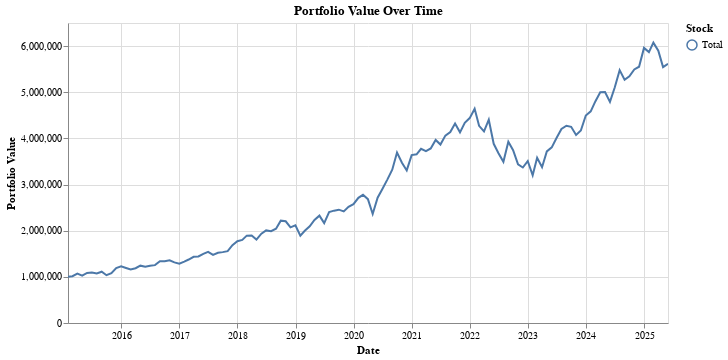
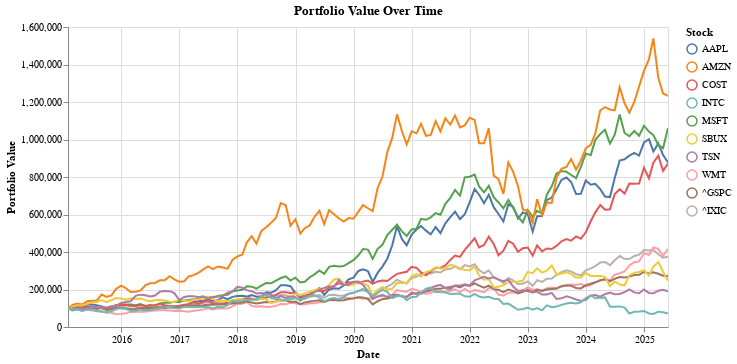

These figures' notebook cell, in order:
### Markdown cell above
The initial and ending values of the portfolio are printed for each stock and for the total amount.

The plots can show how your portfolio value evolved over time using your initial stock allocations. Feel free to alter the initial investment amount if you want to get an idea of your own personal finances.

- The **"Total" line** represents the entire portfolio’s value.
- The **colored lines** show how much each individual stock contributed to the total.
- **Hover over** the chart to see daily values and compare how stocks performed relative to each other.

Questions to Ask Yourself:
- Consistency: Do values rise steadily or fluctuate a lot?
- Dominance: Are certain stocks pulling most of the weight?
- Volatility: Are there sharp dips or spikes in certain assets?
- Results: Which stocks end with a higher value and which end with a lower value?

### Code cell
initial_investment_amount = 1e6

returns = calculate_returns(initial_investment_amount, dataframes, allocations)

graph_returns(returns, True, True)

### Figure 1 — Vega-Lite specification as saved in the notebook (floating-point values rounded to 4 significant figures)
{"config": {"view": {"continuousWidth": 300, "continuousHeight": 300}}, "layer": [{"mark": {"type": "line"}, "encoding": {"color": {"field": "Stock", "title": "Stock", "type": "nominal"}, "x": {"field": "Date", "title": "Date", "type": "temporal"}, "y": {"field": "Value", "title": "Portfolio Value", "type": "quantitative"}}, "name": "view_53"}, {"mark": {"type": "point"}, "encoding": {"color": {"field": "Stock", "title": "Stock", "type": "nominal"}, "opacity": {"condition": [{"param": "param_53", "value": 1, "empty": false}], "value": 0}, "x": {"field": "Date", "title": "Date", "type": "temporal"}, "y": {"field": "Value", "title": "Portfolio Value", "type": "quantitative"}}}, {"mark": {"type": "rule", "color": "gray"}, "encoding": {"opacity": {"condition": [{"param": "param_53", "value": 0.3, "empty": false}], "value": 0}, "tooltip": [{"field": "Date", "title": "Date", "type": "temporal"}, {"field": "Total", "format": ".2f", "type": "quantitative"}], "x": {"field": "Date", "type": "temporal"}}, "name": "view_54", "transform": [{"pivot": "Stock", "value": "Value", "groupby": ["Date"]}]}], "data": {"name": "data-b70dbbe6bad91472722d26117b0b14f6"}, "height": 300, "params": [{"name": "param_54", "select": {"type": "interval", "encodings": ["x", "y"]}, "bind": "scales", "views": ["view_53"]}, {"name": "param_53", "select": {"type": "point", "fields": ["Date"], "nearest": true, "on": "mouseover"}, "views": ["view_54"]}], "title": "Portfolio Value Over Time", "width": 600, "$schema": "https://vega.github.io/schema/vega-lite/v5.20.1.json", "datasets": {"data-b70dbbe6bad91472722d26117b0b14f6": [{"Date": "2015-01-31T00:00:00-05:00", "Stock": "Total", "Value": 1000000.0}, {"Date": "2015-02-28T00:00:00-05:00", "Stock": "Total", "Value": 1015000.0}, {"Date": "2015-03-31T00:00:00-04:00", "Stock": "Total", "Value": 1069000.0}, {"Date": "2015-04-30T00:00:00-04:00", "Stock": "Total", "Value": 1026000.0}, {"Date": "2015-05-31T00:00:00-04:00", "Stock": "Total", "Value": 1085000.0}, {"Date": "2015-06-30T00:00:00-04:00", "Stock": "Total", "Value": 1095000.0}, {"Date": "2015-07-31T00:00:00-04:00", "Stock": "Total", "Value": 1072000.0}, {"Date": "2015-08-31T00:00:00-04:00", "Stock": "Total", "Value": 1111000.0}, {"Date": "2015-09-30T00:00:00-04:00", "Stock": "Total", "Value": 1036000.0}, {"Date": "2015-10-31T00:00:00-04:00", "Stock": "Total", "Value": 1079000.0}, {"Date": "2015-11-30T00:00:00-05:00", "Stock": "Total", "Value": 1191000.0}, {"Date": "2015-12-31T00:00:00-05:00", "Stock": "Total", "Value": 1231000.0}, {"Date": "2016-01-31T00:00:00-05:00", "Stock": "Total", "Value": 1193000.0}, {"Date": "2016-02-29T00:00:00-05:00", "Stock": "Total", "Value": 1158000.0}, {"Date": "2016-03-31T00:00:00-04:00", "Stock": "Total", "Value": 1187000.0}, {"Date": "2016-04-30T00:00:00-04:00", "Stock": "Total", "Value": 1242000.0}, {"Date": "2016-05-31T00:00:00-04:00", "Stock": "Total", "Value": 1217000.0}, {"Date": "2016-06-30T00:00:00-04:00", "Stock": "Total", "Value": 1241000.0}, {"Date": "2016-07-31T00:00:00-04:00", "Stock": "Total", "Value": 1253000.0}, {"Date": "2016-08-31T00:00:00-04:00", "Stock": "Total", "Value": 1337000.0}, {"Date": "2016-09-30T00:00:00-04:00", "Stock": "Total", "Value": 1339000.0}, {"Date": "2016-10-31T00:00:00-04:00", "Stock": "Total", "Value": 1360000.0}, {"Date": "2016-11-30T00:00:00-05:00", "Stock": "Total", "Value": 1313000.0}, {"Date": "2016-12-31T00:00:00-05:00", "Stock": "Total", "Value": 1286000.0}, {"Date": "2017-01-31T00:00:00-05:00", "Stock": "Total", "Value": 1331000.0}, {"Date": "2017-02-28T00:00:00-05:00", "Stock": "Total", "Value": 1375000.0}, {"Date": "2017-03-31T00:00:00-04:00", "Stock": "Total", "Value": 1434000.0}, {"Date": "2017-04-30T00:00:00-04:00", "Stock": "Total", "Value": 1442000.0}, {"Date": "2017-05-31T00:00:00-04:00", "Stock": "Total", "Value": 1500000.0}, {"Date": "2017-06-30T00:00:00-04:00", "Stock": "Total", "Value": 1541000.0}, {"Date": "2017-07-31T00:00:00-04:00", "Stock": "Total", "Value": 1476000.0}, {"Date": "2017-08-31T00:00:00-04:00", "Stock": "Total", "Value": 1522000.0}, {"Date": "2017-09-30T00:00:00-04:00", "Stock": "Total", "Value": 1536000.0}, {"Date": "2017-10-31T00:00:00-04:00", "Stock": "Total", "Value": 1557000.0}, {"Date": "2017-11-30T00:00:00-05:00", "Stock": "Total", "Value": 1685000.0}, {"Date": "2017-12-31T00:00:00-05:00", "Stock": "Total", "Value": 1773000.0}, {"Date": "2018-01-31T00:00:00-05:00", "Stock": "Total", "Value": 1800000.0}, {"Date": "2018-02-28T00:00:00-05:00", "Stock": "Total", "Value": 1893000.0}, {"Date": "2018-03-31T00:00:00-04:00", "Stock": "Total", "Value": 1894000.0}, {"Date": "2018-04-30T00:00:00-04:00", "Stock": "Total", "Value": 1807000.0}, {"Date": "2018-05-31T00:00:00-04:00", "Stock": "Total", "Value": 1936000.0}, {"Date": "2018-06-30T00:00:00-04:00", "Stock": "Total", "Value": 2006000.0}, {"Date": "2018-07-31T00:00:00-04:00", "Stock": "Total", "Value": 1989000.0}, {"Date": "2018-08-31T00:00:00-04:00", "Stock": "Total", "Value": 2044000.0}, {"Date": "2018-09-30T00:00:00-04:00", "Stock": "Total", "Value": 2218000.0}, {"Date": "2018-10-31T00:00:00-04:00", "Stock": "Total", "Value": 2204000.0}, {"Date": "2018-11-30T00:00:00-05:00", "Stock": "Total", "Value": 2071000.0}, {"Date": "2018-12-31T00:00:00-05:00", "Stock": "Total", "Value": 2115000.0}, {"Date": "2019-01-31T00:00:00-05:00", "Stock": "Total", "Value": 1893000.0}, {"Date": "2019-02-28T00:00:00-05:00", "Stock": "Total", "Value": 1998000.0}, {"Date": "2019-03-31T00:00:00-04:00", "Stock": "Total", "Value": 2096000.0}, {"Date": "2019-04-30T00:00:00-04:00", "Stock": "Total", "Value": 2234000.0}, {"Date": "2019-05-31T00:00:00-04:00", "Stock": "Total", "Value": 2326000.0}, {"Date": "2019-06-30T00:00:00-04:00", "Stock": "Total", "Value": 2165000.0}, {"Date": "2019-07-31T00:00:00-04:00", "Stock": "Total", "Value": 2405000.0}, {"Date": "2019-08-31T00:00:00-04:00", "Stock": "Total", "Value": 2434000.0}, {"Date": "2019-09-30T00:00:00-04:00", "Stock": "Total", "Value": 2455000.0}, {"Date": "2019-10-31T00:00:00-04:00", "Stock": "Total", "Value": 2417000.0}, {"Date": "2019-11-30T00:00:00-05:00", "Stock": "Total", "Value": 2518000.0}, {"Date": "2019-12-31T00:00:00-05:00", "Stock": "Total", "Value": 2575000.0}, {"Date": "2020-01-31T00:00:00-05:00", "Stock": "Total", "Value": 2712000.0}, {"Date": "2020-02-29T00:00:00-05:00", "Stock": "Total", "Value": 2778000.0}, {"Date": "2020-03-31T00:00:00-04:00", "Stock": "Total", "Value": 2683000.0}, {"Date": "2020-04-30T00:00:00-04:00", "Stock": "Total", "Value": 2363000.0}, {"Date": "2020-05-31T00:00:00-04:00", "Stock": "Total", "Value": 2716000.0}, {"Date": "2020-06-30T00:00:00-04:00", "Stock": "Total", "Value": 2905000.0}, {"Date": "2020-07-31T00:00:00-04:00", "Stock": "Total", "Value": 3107000.0}, {"Date": "2020-08-31T00:00:00-04:00", "Stock": "Total", "Value": 3321000.0}, {"Date": "2020-09-30T00:00:00-04:00", "Stock": "Total", "Value": 3692000.0}, {"Date": "2020-10-31T00:00:00-04:00", "Stock": "Total", "Value": 3474000.0}, {"Date": "2020-11-30T00:00:00-05:00", "Stock": "Total", "Value": 3306000.0}, {"Date": "2020-12-31T00:00:00-05:00", "Stock": "Total", "Value": 3638000.0}, {"Date": "2021-01-31T00:00:00-05:00", "Stock": "Total", "Value": 3656000.0}, {"Date": "2021-02-28T00:00:00-05:00", "Stock": "Total", "Value": 3775000.0}, {"Date": "2021-03-31T00:00:00-04:00", "Stock": "Total", "Value": 3724000.0}, {"Date": "2021-04-30T00:00:00-04:00", "Stock": "Total", "Value": 3782000.0}, {"Date": "2021-05-31T00:00:00-04:00", "Stock": "Total", "Value": 3967000.0}, {"Date": "2021-06-30T00:00:00-04:00", "Stock": "Total", "Value": 3867000.0}, {"Date": "2021-07-31T00:00:00-04:00", "Stock": "Total", "Value": 4060000.0}, {"Date": "2021-08-31T00:00:00-04:00", "Stock": "Total", "Value": 4138000.0}, {"Date": "2021-09-30T00:00:00-04:00", "Stock": "Total", "Value": 4323000.0}, {"Date": "2021-10-31T00:00:00-04:00", "Stock": "Total", "Value": 4131000.0}, {"Date": "2021-11-30T00:00:00-05:00", "Stock": "Total", "Value": 4338000.0}, {"Date": "2021-12-31T00:00:00-05:00", "Stock": "Total", "Value": 4440000.0}, {"Date": "2022-01-31T00:00:00-05:00", "Stock": "Total", "Value": 4642000.0}, {"Date": "2022-02-28T00:00:00-05:00", "Stock": "Total", "Value": 4272000.0}, {"Date": "2022-03-31T00:00:00-04:00", "Stock": "Total", "Value": 4152000.0}, {"Date": "2022-04-30T00:00:00-04:00", "Stock": "Total", "Value": 4405000.0}, {"Date": "2022-05-31T00:00:00-04:00", "Stock": "Total", "Value": 3882000.0}, {"Date": "2022-06-30T00:00:00-04:00", "Stock": "Total", "Value": 3680000.0}, {"Date": "2022-07-31T00:00:00-04:00", "Stock": "Total", "Value": 3493000.0}, {"Date": "2022-08-31T00:00:00-04:00", "Stock": "Total", "Value": 3929000.0}, {"Date": "2022-09-30T00:00:00-04:00", "Stock": "Total", "Value": 3743000.0}, {"Date": "2022-10-31T00:00:00-04:00", "Stock": "Total", "Value": 3435000.0}, {"Date": "2022-11-30T00:00:00-05:00", "Stock": "Total", "Value": 3369000.0}, {"Date": "2022-12-31T00:00:00-05:00", "Stock": "Total", "Value": 3510000.0}, {"Date": "2023-01-31T00:00:00-05:00", "Stock": "Total", "Value": 3201000.0}, {"Date": "2023-02-28T00:00:00-05:00", "Stock": "Total", "Value": 3581000.0}, {"Date": "2023-03-31T00:00:00-04:00", "Stock": "Total", "Value": 3376000.0}, {"Date": "2023-04-30T00:00:00-04:00", "Stock": "Total", "Value": 3718000.0}, {"Date": "2023-05-31T00:00:00-04:00", "Stock": "Total", "Value": 3806000.0}, {"Date": "2023-06-30T00:00:00-04:00", "Stock": "Total", "Value": 4008000.0}, {"Date": "2023-07-31T00:00:00-04:00", "Stock": "Total", "Value": 4203000.0}, {"Date": "2023-08-31T00:00:00-04:00", "Stock": "Total", "Value": 4275000.0}, {"Date": "2023-09-30T00:00:00-04:00", "Stock": "Total", "Value": 4251000.0}, {"Date": "2023-10-31T00:00:00-04:00", "Stock": "Total", "Value": 4075000.0}, {"Date": "2023-11-30T00:00:00-05:00", "Stock": "Total", "Value": 4170000.0}, {"Date": "2023-12-31T00:00:00-05:00", "Stock": "Total", "Value": 4496000.0}, {"Date": "2024-01-31T00:00:00-05:00", "Stock": "Total", "Value": 4586000.0}, {"Date": "2024-02-29T00:00:00-05:00", "Stock": "Total", "Value": 4801000.0}, {"Date": "2024-03-31T00:00:00-04:00", "Stock": "Total", "Value": 5001000.0}, {"Date": "2024-04-30T00:00:00-04:00", "Stock": "Total", "Value": 5003000.0}, {"Date": "2024-05-31T00:00:00-04:00", "Stock": "Total", "Value": 4791000.0}, {"Date": "2024-06-30T00:00:00-04:00", "Stock": "Total", "Value": 5102000.0}, {"Date": "2024-07-31T00:00:00-04:00", "Stock": "Total", "Value": 5478000.0}, {"Date": "2024-08-31T00:00:00-04:00", "Stock": "Total", "Value": 5270000.0}, {"Date": "2024-09-30T00:00:00-04:00", "Stock": "Total", "Value": 5347000.0}, {"Date": "2024-10-31T00:00:00-04:00", "Stock": "Total", "Value": 5494000.0}, {"Date": "2024-11-30T00:00:00-05:00", "Stock": "Total", "Value": 5553000.0}, {"Date": "2024-12-31T00:00:00-05:00", "Stock": "Total", "Value": 5961000.0}, {"Date": "2025-01-31T00:00:00-05:00", "Stock": "Total", "Value": 5870000.0}, {"Date": "2025-02-28T00:00:00-05:00", "Stock": "Total", "Value": 6074000.0}, {"Date": "2025-03-31T00:00:00-04:00", "Stock": "Total", "Value": 5901000.0}, {"Date": "2025-04-30T00:00:00-04:00", "Stock": "Total", "Value": 5544000.0}, {"Date": "2025-05-31T00:00:00-04:00", "Stock": "Total", "Value": 5615000.0}]}}

### Figure 2 — Vega-Lite specification as saved in the notebook (floating-point values rounded to 4 significant figures; data arrays with more than 128 entries replaced by an {"elided": "..."} marker saying what was removed)
{"config": {"view": {"continuousWidth": 300, "continuousHeight": 300}}, "layer": [{"mark": {"type": "line"}, "encoding": {"color": {"field": "Stock", "title": "Stock", "type": "nominal"}, "x": {"field": "Date", "title": "Date", "type": "temporal"}, "y": {"field": "Value", "title": "Portfolio Value", "type": "quantitative"}}, "name": "view_55"}, {"mark": {"type": "point"}, "encoding": {"color": {"field": "Stock", "title": "Stock", "type": "nominal"}, "opacity": {"condition": [{"param": "param_55", "value": 1, "empty": false}], "value": 0}, "x": {"field": "Date", "title": "Date", "type": "temporal"}, "y": {"field": "Value", "title": "Portfolio Value", "type": "quantitative"}}}, {"mark": {"type": "rule", "color": "gray"}, "encoding": {"opacity": {"condition": [{"param": "param_55", "value": 0.3, "empty": false}], "value": 0}, "tooltip": [{"field": "Date", "title": "Date", "type": "temporal"}, {"field": "AAPL", "format": ".2f", "type": "quantitative"}, {"field": "MSFT", "format": ".2f", "type": "quantitative"}, {"field": "^IXIC", "format": ".2f", "type": "quantitative"}, {"field": "COST", "format": ".2f", "type": "quantitative"}, {"field": "WMT", "format": ".2f", "type": "quantitative"}, {"field": "AMZN", "format": ".2f", "type": "quantitative"}, {"field": "^GSPC", "format": ".2f", "type": "quantitative"}, {"field": "SBUX", "format": ".2f", "type": "quantitative"}, {"field": "TSN", "format": ".2f", "type": "quantitative"}, {"field": "INTC", "format": ".2f", "type": "quantitative"}], "x": {"field": "Date", "type": "temporal"}}, "name": "view_56", "transform": [{"pivot": "Stock", "value": "Value", "groupby": ["Date"]}]}], "data": {"name": "data-0dbee94cb02da60c487ec93b4c06726e"}, "height": 300, "params": [{"name": "param_56", "select": {"type": "interval", "encodings": ["x", "y"]}, "bind": "scales", "views": ["view_55"]}, {"name": "param_55", "select": {"type": "point", "fields": ["Date"], "nearest": true, "on": "mouseover"}, "views": ["view_56"]}], "title": "Portfolio Value Over Time", "width": 600, "$schema": "https://vega.github.io/schema/vega-lite/v5.20.1.json", "datasets": {"data-0dbee94cb02da60c487ec93b4c06726e": {"elided": "1250 records"}}}
